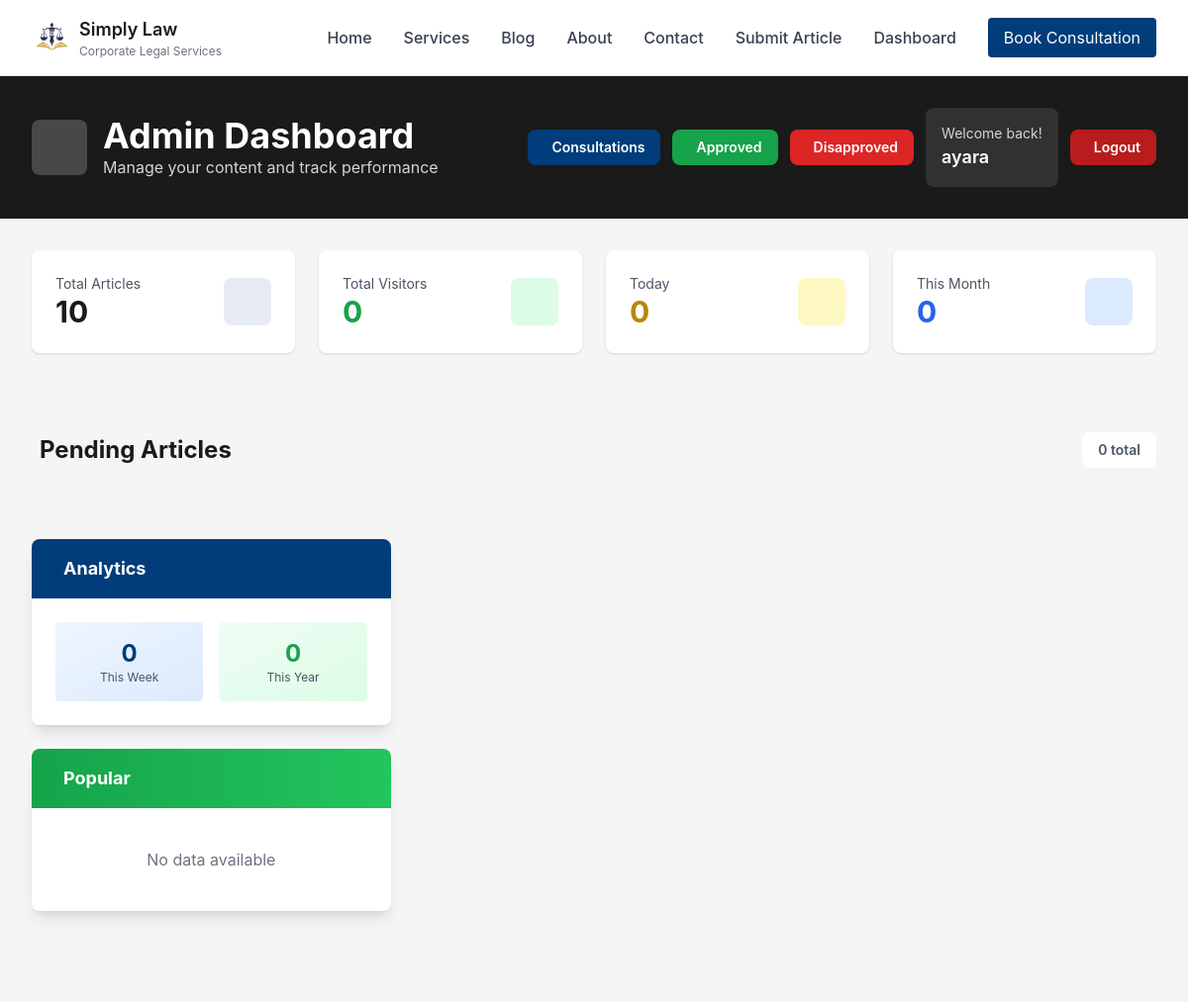
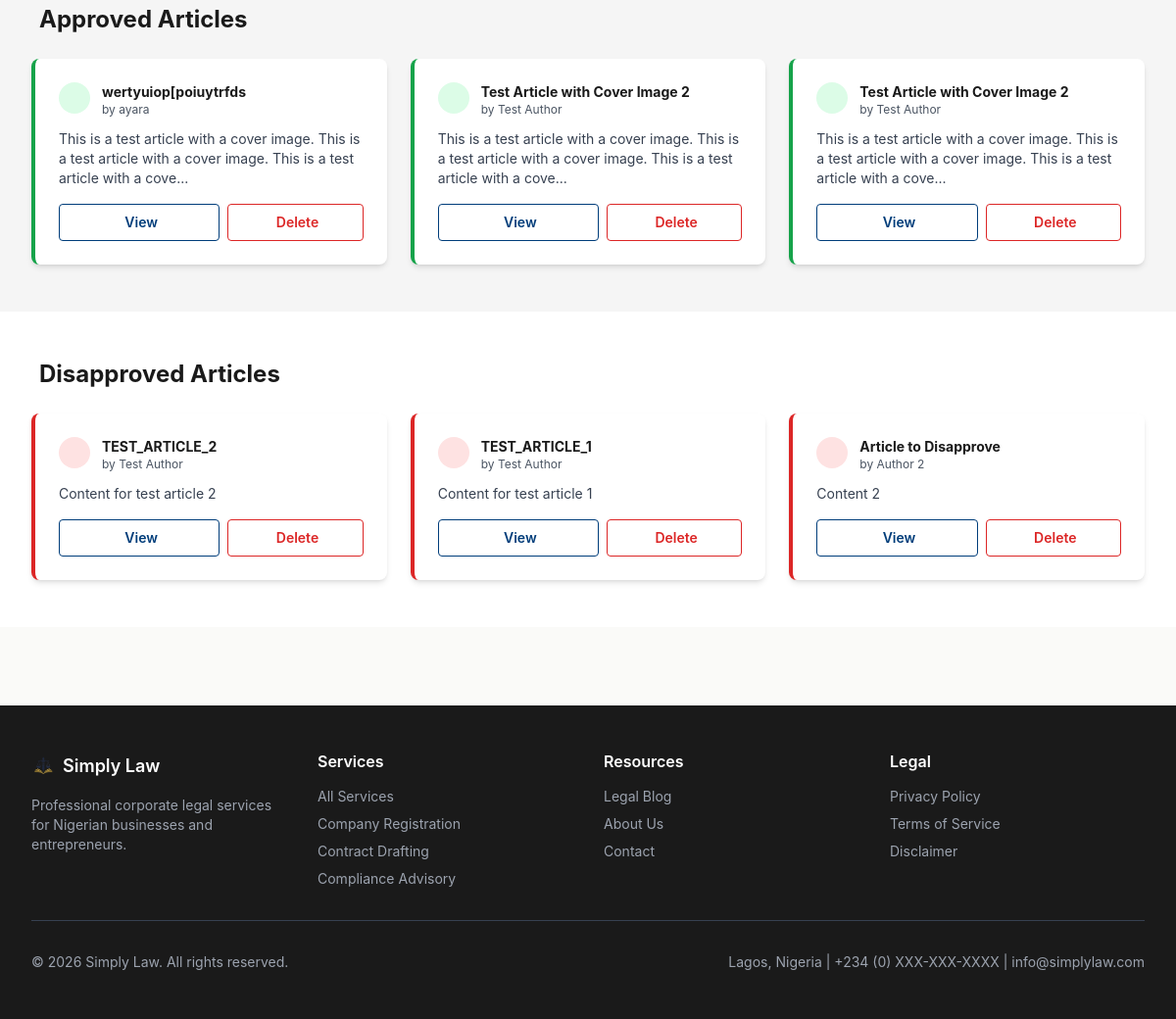
The app's page /admin/dashboard (signed in), older data (2 pictures, top to bottom).
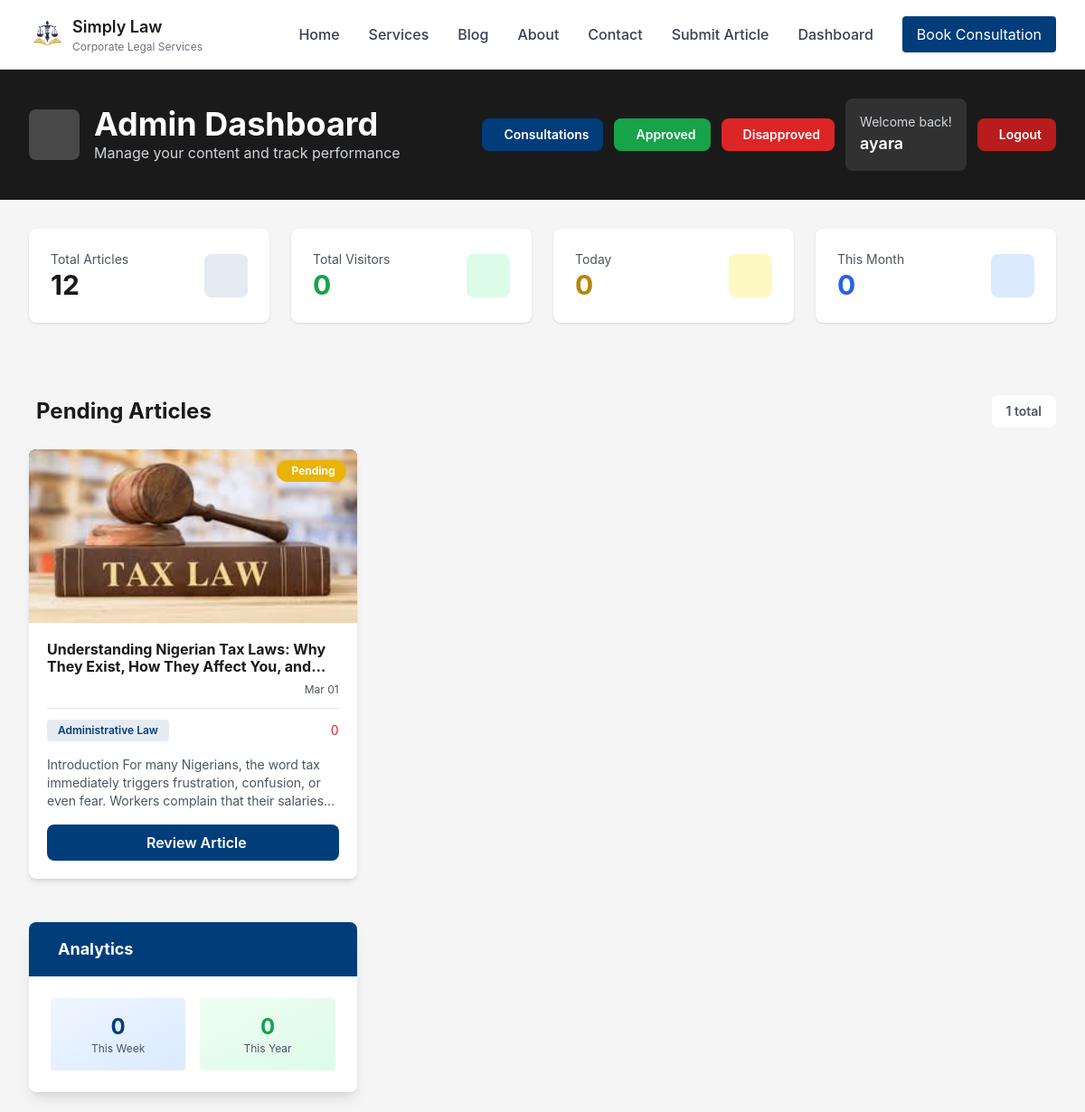
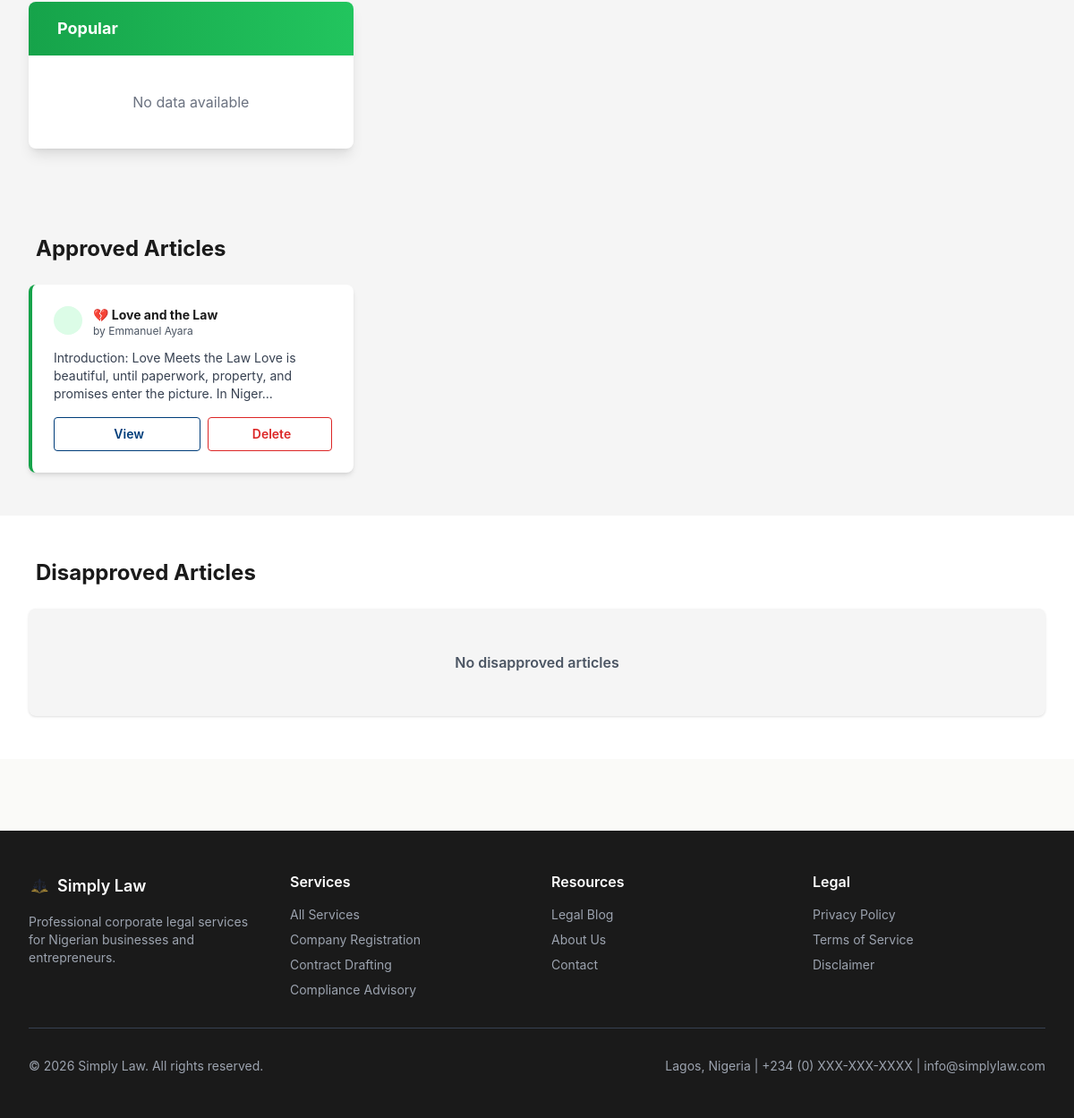
The same page, newer data (2 pictures, top to bottom).
### models.py (models this page shows, shortened)
class Article(db.Model):
    id = db.Column(db.Integer, primary_key=True)
    email = db.Column(db.String(120), nullable=False)
    title = db.Column(db.String(200), nullable=False)
    content = db.Column(db.Text, nullable=False)
    author = db.Column(db.String(100), nullable=False)
    date_posted = db.Column(db.DateTime, default=datetime.utcnow, nullable=False)
    date_submitted = db.Column(db.DateTime, default=datetime.utcnow, nullable=False)
    status = db.Column(
        db.String(20),
        nullable=False,
        default='pending',
        index=True  # ✅ Frequently queried
    )
    category = db.Column(
        db.String(100),
        nullable=False,
        default='General',
        index=True  # ✅ Frequently used for filtering
    )
    likes = db.Column(db.Integer, default=0, nullable=False)
    views = db.Column(db.Integer, default=0, nullable=False)
    cover_image = db.Column(db.String(255), nullable=True)
    document_filename = db.Column(db.String(255), nullable=True)
    deleted_at = db.Column(db.DateTime, nullable=True)
    is_draft = db.Column(db.Boolean, default=False, nullable=False)
    comments = db.relationship('Comment', backref='article', lazy=True, cascade='all, delete-orphan')
    visits = db.relationship('Visit', backref='article', lazy=True, cascade='all, delete-orphan')
    __table_args__ = (
        db.Index('idx_article_status_category', 'status', 'category'),
        db.Index('idx_article_date_posted', 'date_posted'),
        db.Index('idx_article_deleted_at', 'deleted_at'),  # ✅ For soft delete queries
        db.Index('idx_article_is_draft', 'is_draft'),  # ✅ For draft queries
    )

### blueprints/admin.py (the view)
@admin_bp.route('/admin/dashboard')
@login_required
@admin_required
def admin_dashboard():
    total_articles = Article.query.count()
    total_visits = Visit.query.count()
    now = datetime.utcnow()
    daily_visits = Visit.query.filter(Visit.timestamp >= now - timedelta(days=1)).count()
    weekly_visits = Visit.query.filter(Visit.timestamp >= now - timedelta(weeks=1)).count()
    monthly_visits = Visit.query.filter(Visit.timestamp >= now - timedelta(days=30)).count()
    yearly_visits = Visit.query.filter(Visit.timestamp >= now - timedelta(days=365)).count()
    readers_per_article = db.session.query(
        Article.title, db.func.count(Visit.id)
    ).join(Visit, Article.id == Visit.article_id).group_by(Article.id).all()
    pending_page = request.args.get('pending_page', 1, type=int)
    approved_page = request.args.get('approved_page', 1, type=int)
    disapproved_page = request.args.get('disapproved_page', 1, type=int)
    per_page = 3
    pending = Article.query.filter_by(status='pending') \
        .order_by(Article.date_posted.desc()) \
        .paginate(page=pending_page, per_page=per_page)
    approved = Article.query.filter_by(status='approved') \
        .order_by(Article.date_posted.desc()) \
        .paginate(page=approved_page, per_page=per_page)
    disapproved = Article.query.filter_by(status='disapproved') \
        .order_by(Article.date_posted.desc()) \
        .paginate(page=disapproved_page, per_page=per_page)
    return render_template(
        'admin_dashboard.html',
        articles=pending,
        approved_articles=approved.items,
        disapproved_articles=disapproved.items,
        total_articles=total_articles,
        total_visits=total_visits,
        daily_visits=daily_visits,
        weekly_visits=weekly_visits,
        monthly_visits=monthly_visits,
        yearly_visits=yearly_visits,
        readers_per_article=readers_per_article
    )

### security.py (called while the page is built)
def admin_required(f):
    @wraps(f)
    def decorated_function(*args, **kwargs):
        if not current_user.is_authenticated:
            flash('You must be logged in.', 'danger')
            return redirect(url_for('auth.admin_login'))
        if not current_user.is_admin:
            flash('You do not have permission to access this page.', 'danger')
            return redirect(url_for('public.home'))
        return f(*args, **kwargs)
    return decorated_function

### templates/admin_dashboard.html (shortened to what the changed rows need)
{% extends 'base.html' %}
{% block content %}
<section class="bg-law-dark text-white py-8">
    <div class="max-w-7xl mx-auto px-4 sm:px-6 lg:px-8">
        <div class="flex items-center justify-between">
            <div class="flex items-center gap-4">
                <div>
                    <h1 class="text-4xl font-bold">Admin Dashboard</h1>
                </div>
            </div>
        </div>
    </div>
</section>
<section class="py-8 bg-law-gray">
    <div class="max-w-7xl mx-auto px-4 sm:px-6 lg:px-8">
        <div class="grid grid-cols-1 md:grid-cols-2 lg:grid-cols-4 gap-6">
            <div class="bg-white rounded-lg shadow p-6">
                <div class="flex items-center justify-between">
                    <div>
                        <p class="text-gray-600 text-sm">Total Articles</p>
                        <p class="text-3xl font-bold text-law-dark">{{ total_articles }}</p>
                    </div>
                </div>
            </div>
        </div>
    </div>
</section>
<section class="py-12 bg-law-gray">
    <div class="max-w-7xl mx-auto px-4 sm:px-6 lg:px-8">
        <div class="mb-12">
            <div class="flex items-center justify-between mb-6">
                <h2 class="text-2xl font-bold text-law-dark flex items-center gap-2">
                    Pending Articles
                </h2>
                {% if articles %}
                    <span class="text-sm font-semibold text-gray-600 bg-white px-4 py-2 rounded-lg">{{ articles.total }} total</span>
                {% endif %}
            </div>
            {% if articles %}
                <div class="grid grid-cols-1 md:grid-cols-2 lg:grid-cols-3 gap-6 mb-8">
                    {% for article in articles.items %}
                        <div class="bg-white rounded-lg shadow-md hover:shadow-xl transition overflow-hidden group">
                            <div class="relative h-48 bg-gradient-to-br from-law-blue to-law-gold overflow-hidden">
                                {% if article.cover_image %}
                                    <img src="{{ url_for('static', filename='uploads/' + article.cover_image) }}" alt="{{ article.title }}" class="w-full h-full object-cover group-hover:scale-105 transition duration-300">
                                {% else %}
                                    <div class="w-full h-full flex items-center justify-center bg-gradient-to-br from-law-blue to-law-gold">
                                        <i class="fas fa-image text-white text-4xl opacity-30"></i>
                                    </div>
                                {% endif %}
                                <div class="absolute top-3 right-3 bg-yellow-500 text-white px-3 py-1 rounded-full text-xs font-bold flex items-center gap-1">
                                    Pending
                                </div>
                            </div>
                            <div class="p-5">
                                <h3 class="font-bold text-law-dark mb-2 line-clamp-2 hover:text-law-blue transition">
                                    {{ article.title }}
                                </h3>
                                <div class="flex items-center justify-between text-xs text-gray-600 mb-3 pb-3 border-b border-gray-200">
                                    <span class="flex items-center gap-1">
                                        {{ article.date_posted.strftime('%b %d') }}
                                    </span>
                                </div>
                                <div class="flex items-center justify-between mb-4">
                                    <span class="inline-block bg-law-blue bg-opacity-10 text-law-blue px-3 py-1 rounded text-xs font-semibold">
                                        {{ article.category }}
                                    </span>
                                    <div class="flex items-center gap-1 text-red-600 text-sm">
                                        <span>{{ article.likes }}</span>
                                    </div>
                                </div>
                                <p class="text-sm text-gray-600 mb-4 line-clamp-3">
                                    {{ article.content[:150] }}...
                                </p>
                                <a href="{{ url_for('admin.admin_view_article', article_id=article.id) }}" class="w-full px-4 py-2 bg-law-blue text-white font-semibold rounded-lg hover:bg-opacity-90 transition text-center flex items-center justify-center gap-2">
                                    Review Article
                                </a>
                            </div>
                        </div>
                    {% endfor %}
                </div>
            {% endif %}
        </div>
    </div>
</section>
<section class="py-12 bg-law-gray">
    <div class="max-w-7xl mx-auto px-4 sm:px-6 lg:px-8">
        <h2 class="text-2xl font-bold text-law-dark mb-6 flex items-center gap-2">
            Approved Articles
        </h2>
        {% if approved_articles %}
            <div class="grid grid-cols-1 md:grid-cols-2 lg:grid-cols-3 gap-6">
                {% for article in approved_articles %}
                    <div class="bg-white rounded-lg shadow-md overflow-hidden hover:shadow-lg transition border-l-4 border-green-600">
                        <div class="p-6">
                            <div class="flex items-start gap-3 mb-3">
                                <div class="w-8 h-8 bg-green-100 rounded-full flex items-center justify-center flex-shrink-0">
                                </div>
                                <div class="flex-1">
                                    <h3 class="font-bold text-law-dark text-sm">{{ article.title }}</h3>
                                    <p class="text-xs text-gray-600">by {{ article.author }}</p>
                                </div>
                            </div>
                            <p class="text-sm text-gray-700 mb-4">{{ article.content[:120] }}{% if article.content|length > 120 %}...{% endif %}</p>
                            <div class="flex gap-2">
                                <a href="{{ url_for('admin.admin_view_article', article_id=article.id) }}" class="flex-1 px-3 py-2 text-center text-sm font-semibold text-law-blue border border-law-blue rounded hover:bg-law-blue hover:text-white transition">
                                    View
                                </a>
                                <form method="POST" action="{{ url_for('admin.disapprove_article', article_id=article.id) }}" style="display:inline; flex: 1;">
                                    <button type="submit" class="w-full px-3 py-2 text-center text-sm font-semibold text-red-600 border border-red-600 rounded hover:bg-red-600 hover:text-white transition">
                                        Delete
                                    </button>
                                </form>
                            </div>
                        </div>
                    </div>
                {% endfor %}
            </div>
        {% else %}
            <div class="bg-white rounded-lg shadow p-12 text-center">
                <i class="fas fa-check-circle text-gray-300 text-5xl mb-4"></i>
                <p class="text-gray-600 font-semibold">No approved articles yet</p>
            </div>
        {% endif %}
    </div>
</section>
<section class="py-12 bg-white">
    <div class="max-w-7xl mx-auto px-4 sm:px-6 lg:px-8">
        <h2 class="text-2xl font-bold text-law-dark mb-6 flex items-center gap-2">
            Disapproved Articles
        </h2>
        {% if disapproved_articles %}
            <div class="grid grid-cols-1 md:grid-cols-2 lg:grid-cols-3 gap-6">
                {% for article in disapproved_articles %}
                    <div class="bg-white rounded-lg shadow-md overflow-hidden hover:shadow-lg transition border-l-4 border-red-600">
                        <div class="p-6">
                            <div class="flex items-start gap-3 mb-3">
                                <div class="w-8 h-8 bg-red-100 rounded-full flex items-center justify-center flex-shrink-0">
                                </div>
                                <div class="flex-1">
                                    <h3 class="font-bold text-law-dark text-sm">{{ article.title }}</h3>
                                    <p class="text-xs text-gray-600">by {{ article.author }}</p>
                                </div>
                            </div>
                            <p class="text-sm text-gray-700 mb-4">{{ article.content[:120] }}{% if article.content|length > 120 %}...{% endif %}</p>
                            <div class="flex gap-2">
                                <a href="{{ url_for('admin.admin_view_article', article_id=article.id) }}" class="flex-1 px-3 py-2 text-center text-sm font-semibold text-law-blue border border-law-blue rounded hover:bg-law-blue hover:text-white transition">
                                    View
                                </a>
                                <form method="POST" action="{{ url_for('articles.delete_article', article_id=article.id) }}" style="display:inline; flex: 1;">
                                    <button type="submit" class="w-full px-3 py-2 text-center text-sm font-semibold text-red-600 border border-red-600 rounded hover:bg-red-600 hover:text-white transition" onclick="return confirm('Permanently delete this article?');">
                                        Delete
                                    </button>
                                </form>
                            </div>
                        </div>
                    </div>
                {% endfor %}
            </div>
        {% else %}
            <div class="bg-law-gray rounded-lg shadow p-12 text-center">
                <p class="text-gray-600 font-semibold">No disapproved articles</p>
            </div>
        {% endif %}
    </div>
</section>
{% endblock %}

Row changes from the older to the newer data that the page shows:
no longer on this page (row edited): Article: title "wertyuiop[poiuytrfds", author "ayara", content "This is a test article with a cover image. This is a test article with a cover image. This is a test article with a cove", shown under "Approved Articles"
no longer on this page (row edited): Article: title "Test Article with Cover Image 2", author "Test Author", content "This is a test article with a cover image. This is a test article with a cover image. This is a test article with a cove", shown under "Approved Articles"
no longer on this page (row edited): Article: title "Test Article with Cover Image 2", author "Test Author", content "This is a test article with a cover image. This is a test article with a cover image. This is a test article with a cove", shown under "Approved Articles"
no longer on this page (row edited): Article: title "TEST_ARTICLE_2", author "Test Author", content "Content for test article 2", shown under "Disapproved Articles"
no longer on this page (row edited): Article: title "TEST_ARTICLE_1", author "Test Author", content "Content for test article 1", shown under "Disapproved Articles"
no longer on this page (row edited): Article: title "Article to Disapprove", author "Author 2", content "Content 2", shown under "Disapproved Articles"
added Article: cover_image (picture), title "Understanding Nigerian Tax Laws: Why They Exist, How They Affect You,…", date_posted "Mar 01", category "Administrative Law", likes "0", content "Introduction For many Nigerians, the word tax immediately triggers frustration, confusion, or even fear. Workers complain that their…", shown under "Pending Articles"
added Article: title "💔 Love and the Law", author "Emmanuel Ayara", content "Introduction: Love Meets the Law Love is beautiful, until paperwork, property, and promises enter the picture. In Niger", shown under "Approved Articles"
Text that changed along with them:
{{ total_articles }}: "10" → "12"
{{ articles.total }}: "0" → "1"
text now shown: "No disapproved articles"
